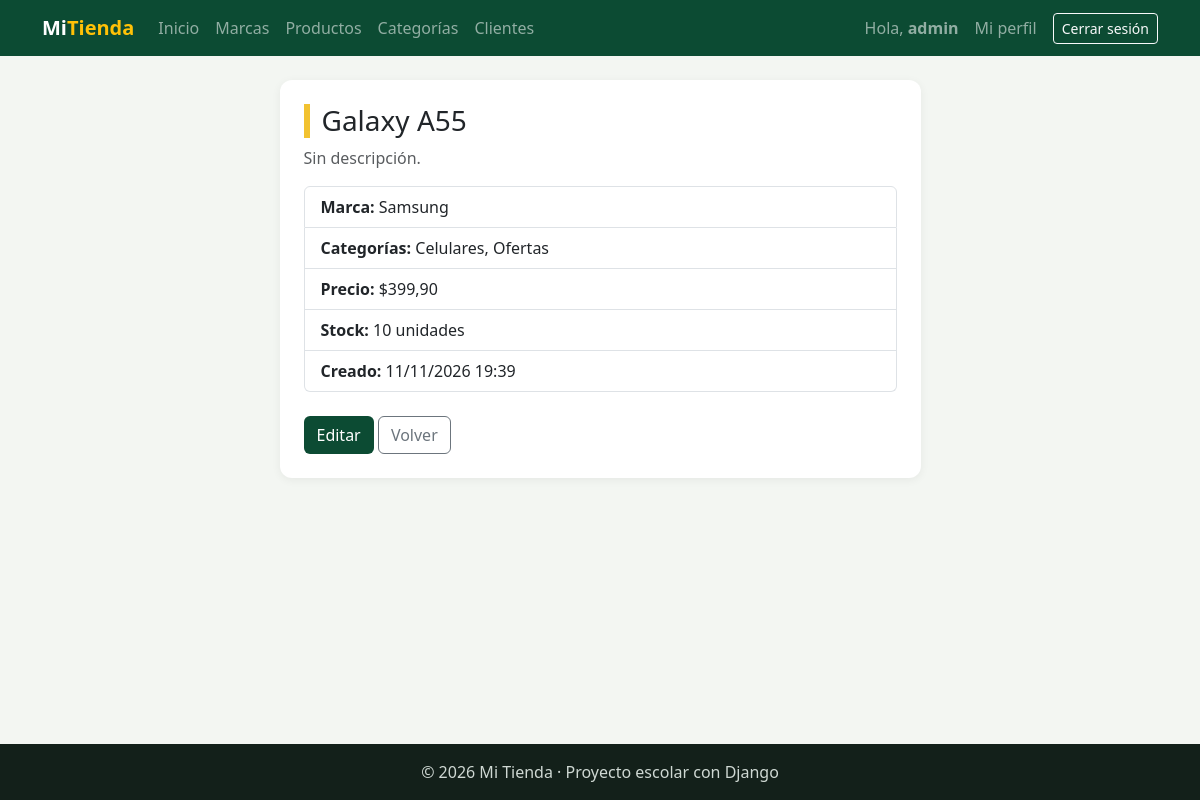
Screenshot of /facturacion/productos/1/ (signed in) with the database file from the repository.
### facturacion/models.py (models this page shows, shortened)
class Producto(models.Model):
    nombre = models.CharField(max_length=100)
    descripcion = models.TextField("Descripción", blank=True)
    precio = models.DecimalField(                # DecimalField = número EXACTO con decimales (para dinero)
        max_digits=10,                           #   10 dígitos en total...
        decimal_places=2,                        #   ...de los cuales 2 son decimales → hasta 99 999 999.99
    )
    stock = models.PositiveIntegerField(default=0)   # Entero que no puede ser negativo
    marca = models.ForeignKey(
        Marca,                                   # ¿A qué modelo apunta? A Marca
        on_delete=models.PROTECT,                # ¿Qué pasa si borran la marca? PROTECT: no lo permite si tiene productos
        related_name="productos",                # Nombre del camino de vuelta: marca.productos.all()
    )
    categorias = models.ManyToManyField(
        Categoria,                               # ¿Con qué modelo? Con Categoria
        related_name="productos",                # Camino de vuelta: categoria.productos.all()
        blank=True,                              # Se puede guardar un producto sin categorías
    )                                            # Sin on_delete: si borras una categoría, solo se borran sus pares
    activo = models.BooleanField(default=True)
    fecha_creacion = models.DateTimeField(auto_now_add=True)   # auto_now_add: guarda la fecha y hora al CREAR (sola)
    class Meta:
        verbose_name = "Producto"
        verbose_name_plural = "Productos"
        ordering = ["nombre"]

class Marca(models.Model):
    nombre = models.CharField(max_length=60, unique=True)   # Nombre único: no se repite
    pais_origen = models.CharField(
        "País de origen",                        # 1er dato sin nombre = etiqueta bonita (verbose_name) para formularios
        max_length=60,
        blank=True,                              # opcional en el formulario
    )
    activo = models.BooleanField(default=True)   # Para "desactivar" en vez de borrar
    class Meta:
        verbose_name = "Marca"
        verbose_name_plural = "Marcas"
        ordering = ["nombre"]

class Categoria(models.Model):                   # Hereda de models.Model → Django la convierte en tabla
    nombre = models.CharField(                   # CharField = texto corto → columna VARCHAR
        max_length=60,                           #   máximo 60 letras (OBLIGATORIO en CharField)
        unique=True,                             #   no puede haber dos categorías con el mismo nombre
    )
    descripcion = models.TextField(blank=True)   # TextField = texto largo. blank=True: el formulario lo deja vacío
    activo = models.BooleanField(default=True)   # Verdadero/Falso. default: valor si no se indica otro
    class Meta:                                  # Meta = configuración de la TABLA (no son columnas)
        verbose_name = "Categoría"               #   nombre en singular (se ve en el admin y en errores)
        verbose_name_plural = "Categorías"       #   nombre en plural
        ordering = ["nombre"]                    #   orden por defecto de las consultas: A → Z

### facturacion/views.py (the view)
# urls.py: path("productos/<int:pk>/", views.producto_detalle, name="producto_detalle"),
@login_required
def producto_detalle(request, pk):                         # READ (uno) · solo GET
    producto = get_object_or_404(Producto, pk=pk)
    return render(request, "facturacion/producto_detalle.html", {"producto": producto})

### facturacion/templates/facturacion/producto_detalle.html (shortened to what this page needs)
{% extends "base.html" %}
{% block contenido %}
<div class="row justify-content-center">
    <div class="col-lg-7">
        <div class="tarjeta">
            <h1 class="h3 titulo-pagina">{{ producto.nombre }}</h1>
            <p class="text-muted">{{ producto.descripcion|default:"Sin descripción." }}</p>
            <ul class="list-group mb-4">
                <li class="list-group-item"><b>Marca:</b> {{ producto.marca.nombre }}</li>
                <li class="list-group-item"><b>Categorías:</b>
                    {% for categoria in producto.categorias.all %}{{ categoria.nombre }}{% if not forloop.last %}, {% endif %}{% empty %}Sin categoría{% endfor %}
                </li>
                <li class="list-group-item"><b>Precio:</b> ${{ producto.precio }}</li>
                <li class="list-group-item"><b>Stock:</b> {{ producto.stock }} unidades</li>
                <li class="list-group-item"><b>Creado:</b> {{ producto.fecha_creacion|date:"d/m/Y H:i" }}</li>
            </ul>
            <a href="{% url 'facturacion:producto_editar' producto.pk %}" class="btn btn-verde">Editar</a>
            <a href="{% url 'facturacion:producto_lista' %}" class="btn btn-outline-secondary">Volver</a>
        </div>
    </div>
</div>
{% endblock %}

### templates/base.html (shortened to what this page needs)
{% load static %}
<!DOCTYPE html>
<html lang="es">
<head>
    <link href="https://cdn.jsdelivr.net/npm/bootstrap@5.3.3/dist/css/bootstrap.min.css" rel="stylesheet">
    <link rel="stylesheet" href="{% static 'css/estilos.css' %}">
</head>
<body>
    <nav class="navbar navbar-expand-lg navbar-dark barra">
        <div class="container">
            <a class="navbar-brand fw-bold" href="{% url 'home' %}">Mi<span class="text-warning">Tienda</span></a>
            <div class="collapse navbar-collapse" id="menu">
                <ul class="navbar-nav me-auto">
                    <li class="nav-item"><a class="nav-link" href="{% url 'home' %}">Inicio</a></li>
                    {% if user.is_authenticated %}
                        <li class="nav-item"><a class="nav-link" href="{% url 'facturacion:marca_lista' %}">Marcas</a></li>
                        <li class="nav-item"><a class="nav-link" href="{% url 'facturacion:producto_lista' %}">Productos</a></li>
                        <li class="nav-item"><a class="nav-link" href="{% url 'facturacion:categoria_lista' %}">Categorías</a></li>
                        <li class="nav-item"><a class="nav-link" href="{% url 'facturacion:cliente_lista' %}">Clientes</a></li>
                    {% endif %}
                </ul>
                <ul class="navbar-nav align-items-lg-center gap-2">
                    {% if user.is_authenticated %}
                        <li class="nav-item navbar-text">Hola, <b>{{ user.username }}</b></li>
                        <li class="nav-item"><a class="nav-link" href="{% url 'facturacion:mi_perfil' %}">Mi perfil</a></li>
                        <li class="nav-item">
                            <form method="post" action="{% url 'logout' %}" class="m-0">
                                <button type="submit" class="btn btn-sm btn-outline-light">Cerrar sesión</button>
                            </form>
                        </li>
                    {% else %}
                        <li class="nav-item"><a class="nav-link" href="{% url 'login' %}">Ingresar</a></li>
                        <li class="nav-item"><a class="btn btn-sm btn-warning" href="{% url 'registro' %}">Crear cuenta</a></li>
                    {% endif %}
                </ul>
            </div>
        </div>
    </nav>
    <main class="container py-4">
        {% block contenido %}{% endblock %}
    </main>
    <footer class="pie text-center py-3">© 2026 Mi Tienda · Proyecto escolar con Django</footer>
</body>
</html>

### static/css/estilos.css (style rules this page uses)
:root { --verde: #0c4b33; --verde-claro: #2f9e6e; --amarillo: #f2c230; }
body { background-color: #f3f6f2; min-height: 100vh; display: flex; flex-direction: column; }
main { flex: 1; }
.barra { background-color: var(--verde); }
.titulo-pagina { border-left: 6px solid var(--amarillo); padding-left: 12px; }
.tarjeta { background-color: white; border-radius: 12px; padding: 24px; box-shadow: 0 2px 10px rgba(0, 0, 0, .06); }
.btn-verde { background-color: var(--verde); color: white; }
.pie { background-color: #13201a; color: #cfd8d3; }

### rows the page displays
Producto: nombre "Galaxy A55", descripcion "Sin descripción.", marca.nombre "Samsung", precio "399,90", stock "10", fecha_creacion "11/11/2026 19:39"
Categoria: nombre "Celulares"
Categoria: nombre "Ofertas"

### other values shown
{{ user.username }} "admin"
